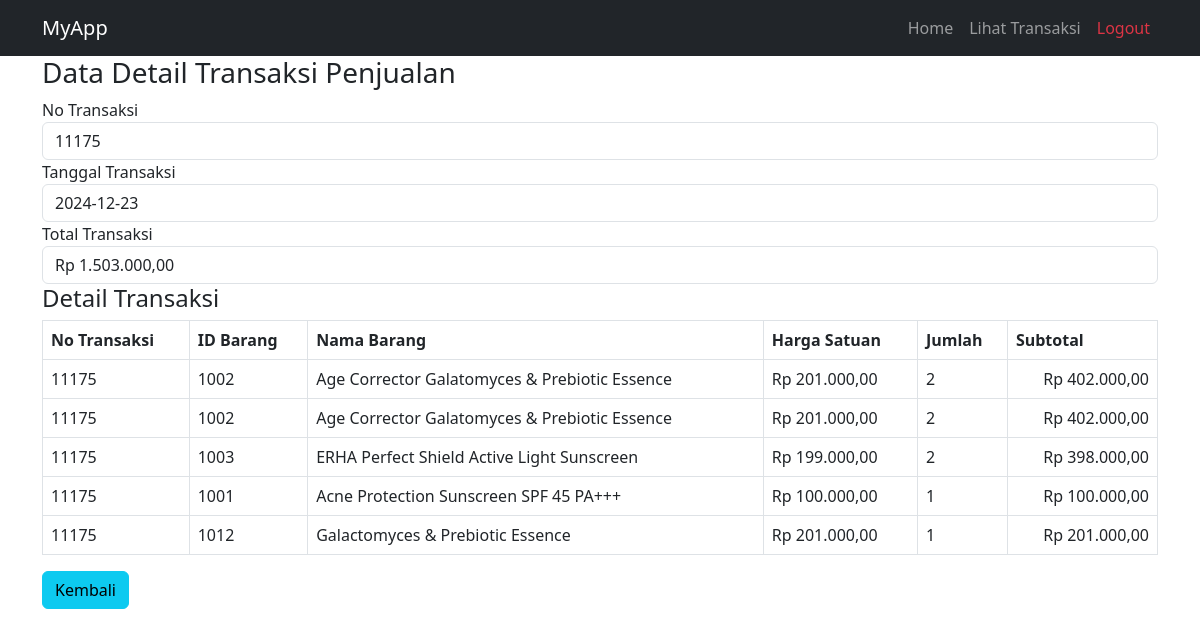
The page /code/detailtransaksi.php?id=11175 (signed in) on the database its author committed.
### tables this page shows
CREATE TABLE `transaksi_penjualan_produk`  (
  `Id_trans_penjualan_produk` int NOT NULL AUTO_INCREMENT,
  `Metode_penjualan` varchar(20) NULL DEFAULT NULL,
  `Tgl_penjualan` date NULL DEFAULT NULL,
  `total_bayar` int NULL DEFAULT NULL,
  `Id_produk` int NULL DEFAULT NULL,
  `Jumlah` int NULL DEFAULT NULL,
  PRIMARY KEY (`Id_trans_penjualan_produk`) USING BTREE,
  INDEX `fk_transaksi_penjualan_produk`(`Id_produk` ASC) USING BTREE,
  CONSTRAINT `fk_transaksi_penjualan_produk` FOREIGN KEY (`Id_produk`) REFERENCES `produk` (`Id_produk`) ON DELETE RESTRICT ON UPDATE RESTRICT
);

### code/koneksi.php (called while the page is built, shortened)
<?php
$conn = mysqli_connect("localhost", "root", "", "klinik_kecantikan_2");
function GetTotalTransaksi($id_transaksi) {
    global $conn;
    $query = "SELECT SUM(Harga_Satuan * Jumlah) AS totalTrans FROM detail_pembelian WHERE Id_pembelian = '$id_transaksi'";
    $result = mysqli_query($conn, $query);
    $data = mysqli_fetch_assoc($result);
    return $data["totalTrans"] ?? 0;
}
function GetDataDetailTransaksi($id_transaksi) {
    global $conn;
    $query = "SELECT dp.Id_produk, p.Nama_produk, dp.Jumlah, dp.Harga_Satuan,
                     (dp.Harga_Satuan * dp.Jumlah) AS subtotal
              FROM detail_pembelian dp
              JOIN produk p ON dp.Id_produk = p.Id_produk
              WHERE dp.Id_pembelian = '$id_transaksi'";
    $result = mysqli_query($conn, $query);
    return mysqli_fetch_all($result, MYSQLI_ASSOC);
}
function formatRp($angka) {
    return "Rp " . number_format($angka, 2, ',', '.');
}

### code/DetailTransaksi.php (the view, shortened to what this page needs)
<?php
require 'koneksi.php';
$id = $_GET["id"] ?? null;
$queryTransaksi = "SELECT id_trans_penjualan_produk, tgl_penjualan
                   FROM transaksi_penjualan_produk
                   WHERE id_trans_penjualan_produk = '$id'";
$resultTransaksi = mysqli_query($conn, $queryTransaksi);
$dataTransaksi = mysqli_fetch_assoc($resultTransaksi);
$nominal = GetTotalTransaksi($id);
$detail = GetDataDetailTransaksi($id);
?>
<html>
<head>
   <link href="https://cdn.jsdelivr.net/npm/bootstrap@5.3.0/dist/css/bootstrap.min.css" rel="stylesheet">
</head>
<body>
<nav class="navbar navbar-expand-lg navbar-dark bg-dark">
        <div class="container">
            <a class="navbar-brand" href="#">MyApp</a>
            <div class="collapse navbar-collapse" id="navbarNav">
                <ul class="navbar-nav ms-auto">
                    <li class="nav-item">
                        <a class="nav-link" href="index.php">Home</a>
                    </li>
                    <li class="nav-item">
                        <a class="nav-link" href="view_transaksi.php">Lihat Transaksi</a>
                    </li>
                    <li class="nav-item">
                        <a class="nav-link text-danger" href="logout.php">Logout</a>
                    </li>
                </ul>
            </div>
        </div>
    </nav>
    <div class="container">
        <h3>Data Detail Transaksi Penjualan</h3>
        <div class="form-group">
            <label>No Transaksi</label>
            <input type="text" name="no_transaksi" class="form-control"
                   value="<?= htmlspecialchars($dataTransaksi['id_trans_penjualan_produk']); ?>" readonly>
        </div>
        <div class="form-group">
            <label>Tanggal Transaksi</label>
            <input type="text" class="form-control" name="tgl"
                   value="<?= htmlspecialchars($dataTransaksi['tgl_penjualan']); ?>" readonly>
        </div>
        <div class="form-group">
            <label>Total Transaksi</label>
            <input type="text" class="form-control"
                   value="<?= formatRp($nominal); ?>" readonly>
        </div>
        <h4>Detail Transaksi</h4>
        <table class="table table-bordered table-hover">
            <thead>
                <tr>
                    <th>No Transaksi</th>
                    <th>ID Barang</th>
                    <th>Nama Barang</th>
                    <th>Harga Satuan</th>
                    <th>Jumlah</th>
                    <th>Subtotal</th>
                </tr>
            </thead>
            <tbody>
                <?php if (empty($detail)): ?>
                    <tr>
                        <td colspan="6" class="text-center">Tidak ada detail transaksi.</td>
                    </tr>
                <?php else: ?>
                    <?php foreach ($detail as $data): ?>
                        <tr>
                            <td><?= htmlspecialchars($dataTransaksi['id_trans_penjualan_produk']); ?></td>
                            <td><?= htmlspecialchars($data['Id_produk']); ?></td>
                            <td><?= htmlspecialchars($data['Nama_produk']); ?></td>
                            <td><?= formatRp($data['Harga_Satuan']); ?></td>
                            <td><?= htmlspecialchars($data['Jumlah']); ?></td>
                            <td align="right"><?= formatRp($data['subtotal']); ?></td>
                        </tr>
                    <?php endforeach; ?>
                <?php endif; ?>
            </tbody>
        </table>
        <a href="view_transaksi.php" class="btn btn-info" role="button">Kembali</a>
    </div>
</body>
</html>

### rows shown on the page
transaksi_penjualan_produk: no_transaksi "11175", tgl "2024-12-23", Id_trans_penjualan_produk "11175"

### other values the page prints
$data['Id_produk'] "1002"
$data['Nama_produk'] "Age Corrector Galatomyces & Prebiotic Essence"
formatRp($data['Harga_Satuan']) "Rp 201.000,00"
$data['Jumlah'] "2"
formatRp($data['subtotal']) "Rp 402.000,00"
$data['Id_produk'] "1003"
$data['Nama_produk'] "ERHA Perfect Shield Active Light Sunscreen"
formatRp($data['Harga_Satuan']) "Rp 199.000,00"
formatRp($data['subtotal']) "Rp 398.000,00"
$data['Id_produk'] "1001"
$data['Nama_produk'] "Acne Protection Sunscreen SPF 45 PA+++"
formatRp($data['Harga_Satuan']) "Rp 100.000,00"
$data['Jumlah'] "1"
formatRp($data['subtotal']) "Rp 100.000,00"
$data['Id_produk'] "1012"
